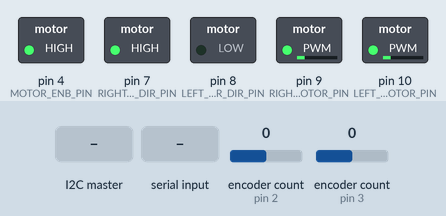
Recording of a sketch running on a simulated Arduino Uno, built with avr-gcc and run on an emulated ATmega328P. Parts: switched loads named in the sketch (green lamp = pin HIGH). Inputs (shaded band) come from the test bench; at power-on: encoder count (sensors on pin 2, pin 3) 0. What the sketch prints to the serial monitor is not drawn.

Above: at 1.2 s.
1.3 s: the I2C master sends the byte 1
At 1.7 s:
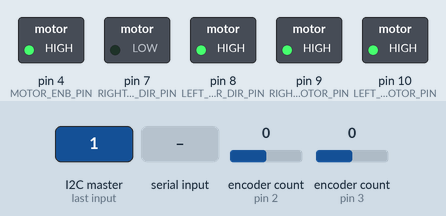
2.8 s: "1\n" received over Serial
Timing chart, 0 to 5.8 s (numbered marks = the images above; inputs shaded):
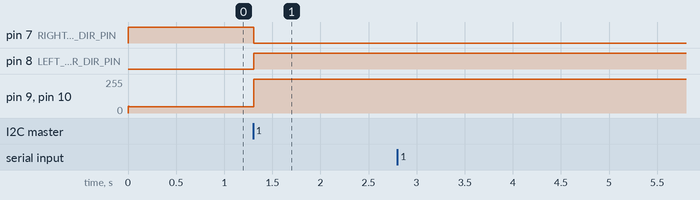

The sketch:

Demo2Rework.ino
```cpp
/*
Demo 2 Reworked Code
SEED Lab Group 9
Zander Eggers, Gideon Kukoyi, James Clark, Elijah Price
November 7th 2023

The purpose of this code is to complete demo 2 by doing the following items:
  Find aruco marker between 3 and 8 feet away,
  Drive up to within 1 foot of it,
  Do a circle around it when requested

This is done through PID control, utilizing a similar control structure to demo 1 in which linear voltage and
angular voltage are controlled seperately and then added or subtracted to drive each motor independently

This code will not be updated further, though know it is certainly not "robust"

To Use:
  Set robot parameters
  Determine if you want to do a circle
    Set IS_CIRCLE_TIME
*/

#include <Encoder.h>
#include <Wire.h>

// Define Constants
#define WHEEL_DIAMETER_IN_CM 15.0
#define ROBOT_DIAMETER_IN_CM 36.947125 // Determined empirically
#define DESIRED_TS_MS 10.0

#define DESIRED_RADIUS 6.0

#define COUNTS_PER_FOOT 2070.0
#define COUNTS_PER_INCH 172.5

#define SPIN_RATE PI / 20.0 // Ensure this value is not too fast to allow camera to see marker
#define CIRCLE_LINEAR_SPEED 10.0 // cm/s

#define TURN_TO_MARKER_ERROR_BAND 0.01
#define ANGLE_ERROR_BAND 0.01

#define IS_CIRCLE_TIME true

// Define States
enum State {
  FIND_MARKER,
  TURN_TO_MARKER,
  ANGLE_CHECK,
  DRIVE_TO_MARKER,
  TURN_RIGHT,
  DO_A_CIRCLE,
  STOP
};

// Define Globals
double lastTimeMs, startTimeMs;
State currState = FIND_MARKER;
double previousThetaLeft = 0.0, previousThetaRight = 0.0;

double integralValX = 0.0, integralValAngle = 0.0, integralValRho = 0.0, integralValOmega = 0.0;
double prevErrorX = 0.0, prevErrorAngle = 0.0, prevErrorRho = 0.0, prevErrorOmega = 0.0;

double lastPiMeasuredAngle = NAN, lastPiMeasuredDistance = NAN;
int settleCountTurnRight = 0;
int settleCountTurnMark = 0;
int angleCheckCount = 0;

double desiredPos = 0.0, desiredAngle = 0.0;

// Initialize Encoders
Encoder EncLeft(3, 6); // Encoder on left wheel is pins 3 and 6 -- Could use #defines for this later
Encoder EncRight(2, 5); // Encoder on right wheel is pins 2 and 5


void setup() {
  Serial.begin(115200);
  Serial.println("Ready!"); // For ReadfromArduino.mlx

  SetupMotors();
  SetupI2C();

  // Timing
  lastTimeMs - millis();
  startTimeMs = lastTimeMs;
}

void loop() {
  double currentTime = (lastTimeMs - startTimeMs) / 1000.0; // Current Time in seconds

  long currentCountLeft = -EncLeft.read(); // Negative because this motor is facing the other direction
  long currentCountRight = EncRight.read();

  double thetaRight = (2.0 * PI * (double)currentCountRight) / 3200.0; // Right wheel position in radians
  double thetaLeft = (2.0 * PI * (double)currentCountLeft) / 3200.0; // Left wheel position in radians

  double thetaDotRight = (thetaRight - previousThetaRight) / DESIRED_TS_MS; // Right wheel angular velocity in rad/ms
  double thetaDotLeft = (thetaLeft - previousThetaLeft) / DESIRED_TS_MS; // Left wheel angular velocity in rad/ms

  double currentPos = (currentCountLeft + currentCountRight) / 2.0;
  double currentRho = WHEEL_DIAMETER_IN_CM / 2.0 * (thetaDotRight + thetaDotLeft) / 2.0; // Average speed of the wheels is linear velocity measured in cm / ms

  double currentAngle = (WHEEL_DIAMETER_IN_CM / 2.0) * (thetaRight - thetaLeft) / ROBOT_DIAMETER_IN_CM; // Current heading of the robot related to where it started
  double currentOmega = (WHEEL_DIAMETER_IN_CM / 2.0) * (thetaDotRight - thetaDotLeft) / ROBOT_DIAMETER_IN_CM; // Current change of heading in radians per second

  double kPOmega = 19.0;
  double kIOmega = 0.1;
  double kDOmega = 0.05;

  double kPRho = 0.1;
  double kIRho = 0.05;
  double kDRho = 0.0;

  double kPX = 0.01;
  double kIX = 0.00003;
  double kDX = 0.0;

  double kPAngle = 19.0;
  double kIAngle = 0.0;
  double kDAngle = 0.0;

  double desiredRho, desiredOmega;


  bool moveStateFlag = false;

  int byteIndex = 0;
  char in_data[8] = {0};
  char read_data = 0xFF;

  while (Serial.available() > 0) {
    read_data = Serial.read();
    if (read_data != '\n' && read_data != '\r' && read_data != 'x'){
      //in_data[byteIndex] = read_data;
      byteIndex++;// = (byteIndex + 1) % 8;
      Serial.print(byteIndex);
      Serial.println(read_data);
      //Serial.println(in_data[byteIndex]);
    }
  }

  if(byteIndex % 8 == 7) {
    memcpy(&lastPiMeasuredAngle, &(in_data[0]), 4);
    memcpy(&lastPiMeasuredDistance, &(in_data[4]), 4);
    Serial.println(lastPiMeasuredAngle);
    Serial.println(lastPiMeasuredDistance);
  }

  switch(currState) { // Tuning, transitions, targets (for desiredPos and desiredAngle)
    case FIND_MARKER:

      desiredPos = 0;

      kPRho = 0.8;
      kIRho = 0.6;

      if( !isnan(lastPiMeasuredAngle) ) { // Exit state as soon as marker is seen
        moveStateFlag = true;
        if (currentTime < 1.0) { // Add fudge factor (0.25) if Aruco marker is not immediately seen
          desiredAngle = lastPiMeasuredAngle;
        } else {
          desiredAngle = lastPiMeasuredAngle - 0.25; // Fudge factor is determined emperically to compensate for camera delay
        }
        currState = TURN_TO_MARKER;
      }
      break;

    case TURN_TO_MARKER:

      // desired position is still zero, use previous PID control efforts

      if ( abs(currentAngle - desiredAngle ) < TURN_TO_MARKER_ERROR_BAND ) { // Counts if within errorband to allow for settling time
        settleCountTurnMark++;
      }

      if  ( settleCountTurnMark >= 50 && !isnan(lastPiMeasuredDistance)) {
        moveStateFlag = true;
        desiredPos = (lastPiMeasuredDistance * COUNTS_PER_INCH) - COUNTS_PER_FOOT; // Set desired position to the distance from the aruco marker minus 1 foot
        currState = DRIVE_TO_MARKER;
      }
      break;

    // tested case to try to become more accurate, found it was difficult to work with (especially considering delay);
    // case ANGLE_CHECK:

    //   if (++angleCheckCount >= 200) {
    //     moveStateFlag = true;
    //     if (abs(lastPiMeasuredAngle) < TURN_TO_MARKER_ERROR_BAND) {
    //       currState = DRIVE_TO_MARKER;
    //     } else {
    //       desiredAngle = lastPiMeasuredAngle;
    //       currState = TURN_TO_MARKER;
    //     }
    //   }

    case DRIVE_TO_MARKER:

      desiredAngle = 0.0;
      // desiredPos = 4.0 * COUNTS_PER_FOOT; // Test for this state

      if ( (desiredPos - currentPos < 0) ) { // Once the robot is within a foot
        moveStateFlag = true;
        if (IS_CIRCLE_TIME) {
          currState = TURN_RIGHT;
        } else {
          currState = STOP;
        }
      }
      break;

    case TURN_RIGHT:

      desiredAngle = -PI / 2.0; // Negative indicates right in this control scheme
      desiredPos = 0.0;

      if ( abs(currentAngle + (PI/2.0) ) < ANGLE_ERROR_BAND ) { // Counts when within error band to allow for settling time
        settleCountTurnRight++;
      }

      if  ( settleCountTurnRight >= 50 ) {
        moveStateFlag = true;
        currState = DO_A_CIRCLE;
      }
      break;

    case DO_A_CIRCLE:

      kPOmega = 1.0;
      kIOmega = 0.0;
      kDOmega = 0.0;

      kPRho = 1.0;
      kIRho = 0.0;
      kDRho = 0.0;

      if (currentAngle > 2.0 * PI) { // Once the robot has turned more than 2pi radians, it is done with circle
        moveStateFlag = true;
        currState = STOP;
      }
      break;

    case STOP: // Don't do anything

      desiredPos = 0.0;
      desiredAngle = 0.0;
      break;
  }

  if( moveStateFlag ) { // When moving states, reset any counters, integral values, and encoders
    EncLeft.write(0);
    EncRight.write(0);
    integralValAngle = 0;
    integralValOmega = 0;
    integralValRho = 0;
    integralValX = 0;
    angleCheckCount = 0;
    settleCountTurnMark = 0;
  }

  switch(currState) { // Fall thru to run controllers and find desiredRho, desiredOmega
    case FIND_MARKER: //omega, x, rho
      desiredRho = PID(desiredPos, currentPos, DESIRED_TS_MS, kPX, kIX, kDX, &integralValX, &prevErrorX);
      desiredOmega = SPIN_RATE;
      break;

    case TURN_TO_MARKER: //theta, omega, x, rho
    case DRIVE_TO_MARKER:
    case TURN_RIGHT:
    case STOP:
      desiredRho = PID(desiredPos, currentPos, DESIRED_TS_MS, kPX, kIX, kDX, &integralValX, &prevErrorX);
      desiredOmega = PID(desiredAngle, currentAngle, DESIRED_TS_MS, kPAngle, kIAngle, kDAngle, &integralValAngle, &prevErrorAngle);
      break;

    case DO_A_CIRCLE: // omega, rho
    case ANGLE_CHECK:
      desiredRho = CIRCLE_LINEAR_SPEED;
      desiredOmega = CIRCLE_LINEAR_SPEED / DESIRED_RADIUS;
      break;
  }

  double voltDelta = PID(desiredOmega, currentOmega, DESIRED_TS_MS, kPOmega, kIOmega, kDOmega, &integralValOmega, &prevErrorOmega);
  double voltSum = PID(desiredRho, currentRho, DESIRED_TS_MS, kPRho, kIRho, kDRho, &integralValRho, &prevErrorRho);

  RunMotors(voltSum, voltDelta);

  previousThetaLeft = thetaLeft;
  previousThetaRight = thetaRight;

  // Debugging Statements
  // Serial.print(currentTime);
  // Serial.print("\t");
  // Serial.print(currState);
  // Serial.print("\t");
  // Serial.print(lastPiMeasuredAngle);
  // Serial.print("\t");
  // Serial.print(currentPos - desiredPos , 4);
  // Serial.print("\t");
  // Serial.print(currentAngle - desiredAngle, 4);
  // Serial.println("\t");
  // Serial.print(currentRho, 4);
  // Serial.print("\t");
  // Serial.print(currentOmega, 4);
  // Serial.print("\t");
  // Serial.print(voltSum);
  // Serial.print("\t");
  // Serial.println(voltDelta);
  // Serial.println();


  while(millis() < lastTimeMs + DESIRED_TS_MS); // Wait til end of desired sample time
  lastTimeMs = millis();
}
```

I2CFunctions.ino
```cpp
/*
I2C Functions
SEED Lab Group 9
Zander Eggers, Gideon Kukoyi, James Clark, Elijah Price
November 7th 2023

Uses Wire library to communicate over I2C
*/

#define MY_ADDR 8

void SetupI2C() {
  Wire.begin(MY_ADDR);
  Wire.onReceive(receive);
}

void receive(int nbytes) {
  digitalWrite(11, HIGH);
  char offset = Wire.read();

  // Read in
  char in_data[8];
  double out_data;
  for(int i=0; i < nbytes-1; i++) {
    in_data[i] = Wire.read();
  }

  memcpy(&lastPiMeasuredAngle, &(in_data[0]), 4);
  memcpy(&lastPiMeasuredDistance, &(in_data[4]), 4);

  digitalWrite(11, LOW);
}
```

MotorFunctions.ino
```cpp
/*
Motor Functions
SEED Lab Group 9
Zander Eggers, Gideon Kukoyi, James Clark, Elijah Price
November 7th 2023

Uses H Bridge motor driver to control motors
Uses voltSum and voltDelta to fit control scheme
*/

#define RIGHT_MOTOR_PIN 9
#define LEFT_MOTOR_PIN 10
#define RIGHT_MOTOR_DIR_PIN 7
#define LEFT_MOTOR_DIR_PIN 8
#define MOTOR_ENB_PIN 4

#define MAX_PWM 255

void SetupMotors() {
  pinMode(MOTOR_ENB_PIN, OUTPUT);
  digitalWrite(MOTOR_ENB_PIN, HIGH);

  pinMode(RIGHT_MOTOR_DIR_PIN, OUTPUT);
  pinMode(LEFT_MOTOR_DIR_PIN, OUTPUT);
  pinMode(RIGHT_MOTOR_PIN, OUTPUT);
  pinMode(LEFT_MOTOR_PIN, OUTPUT);

}

void RunMotors(double voltSum, double voltDelta) {
  // Set voltages
  double voltageRight = (voltSum + voltDelta) / 2.0;
  double voltageLeft = (voltSum - voltDelta) / 2.0;

  // H-Bridge Direction
  if(voltageLeft > 0) {
    digitalWrite(LEFT_MOTOR_DIR_PIN, HIGH);
  } else {
    digitalWrite(LEFT_MOTOR_DIR_PIN, LOW);
  }

  if(voltageRight > 0) {
    digitalWrite(RIGHT_MOTOR_DIR_PIN, HIGH);
  } else {
    digitalWrite(RIGHT_MOTOR_DIR_PIN, LOW);
  }

  // Powering the motors
  int PWMLeft = min((MAX_PWM * abs(voltageLeft)) / 8.0 , MAX_PWM);
  analogWrite(LEFT_MOTOR_PIN, PWMLeft);

  int PWMRight = min((MAX_PWM * abs(voltageRight)) / 8.0, MAX_PWM);
  analogWrite(RIGHT_MOTOR_PIN, PWMRight);
}
```

PID_Control.ino
```cpp
/*
PID Control
SEED Lab Group 9
Zander Eggers, Gideon Kukoyi, James Clark, Elijah Price
November 7th 2023

Uses basic control efforts to control any value using PID control
Set kP, kI, or kD to 0 if that control effort is unused
*/

double PID(double targetVal, double currVal, double desiredTsMs, double kP, double kI, double kD, double* integralVal, double* prevError) {
  double currError = targetVal - currVal;

  *integralVal += (desiredTsMs * currError) / 1000.0;

  double derivativeVal = (currError - *prevError) / desiredTsMs;
  *prevError = currError;

  return( (kP * currError) + (kI * *integralVal) + (kP * derivativeVal) );
}
```

Measured:
- after the input at 1.3 s, pin 7 (RIGHT_MOTOR_DIR_PIN): HIGH → LOW at once; pin 8 (LEFT_MOTOR_DIR_PIN): LOW → HIGH at once; pin 9 (RIGHT_MOTOR_PIN), pin 10 (LEFT_MOTOR_PIN): 47/255 → 255/255 at once
- after the input at 2.8 s, every drawn part: stays the same
